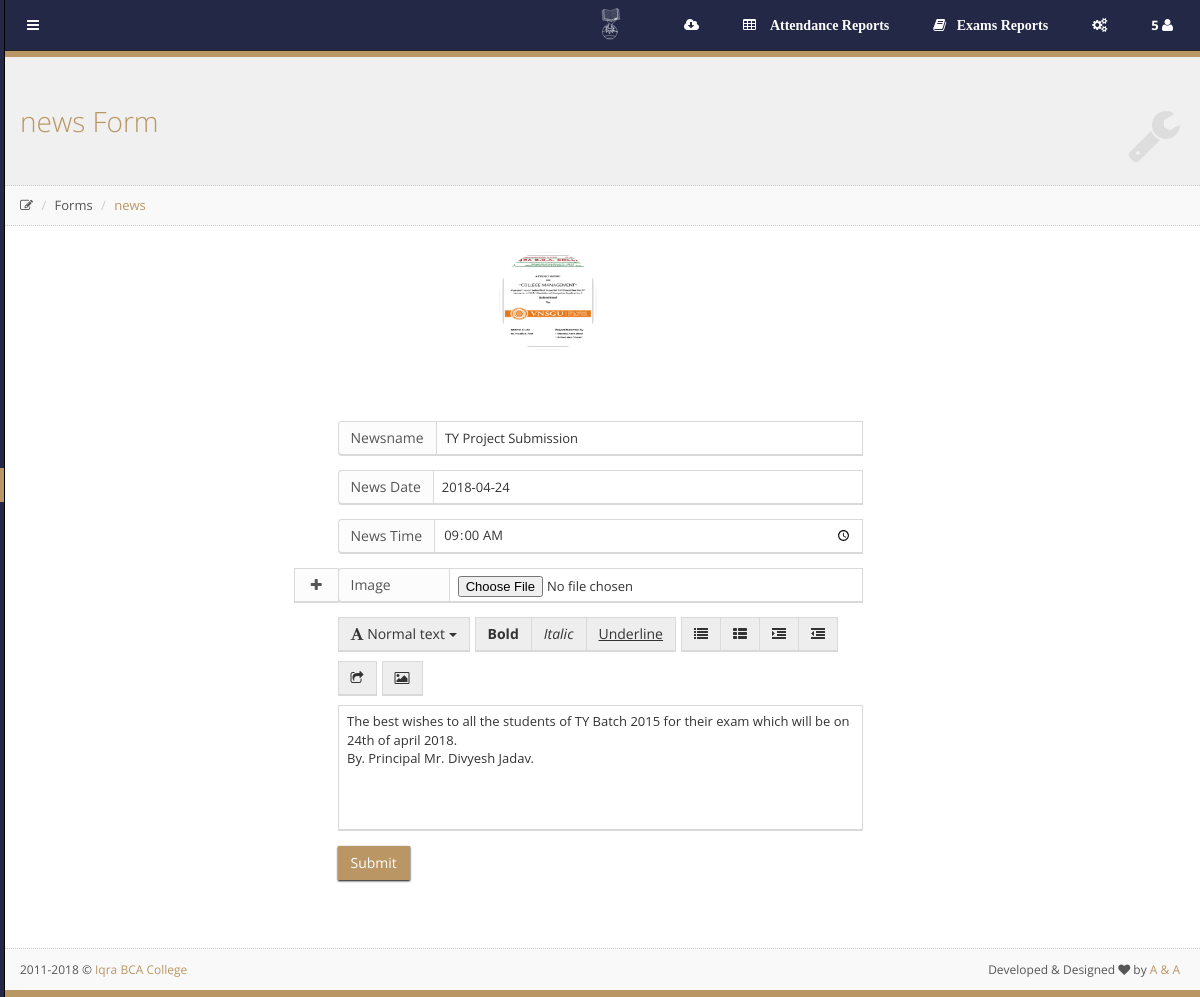
The page /admin/news_form.php?eid=3 (signed in) on the database its author committed.
### tables this page shows
CREATE TABLE `news_tbl` (
  `nid` int(11) NOT NULL AUTO_INCREMENT,
  `name` varchar(50) NOT NULL,
  `ndate` date NOT NULL,
  `ntime` time NOT NULL,
  `photo` text NOT NULL,
  `description` text NOT NULL,
  `enabled` varchar(1) NOT NULL,
  PRIMARY KEY (`nid`)
);

### admin/news_form.php (the view, shortened to what this page needs)
<?php include("DatabaseFiles/cn.php");
$table="news_tbl";
$pk="nid";
include("page_content/frmheader.php");
	if(isset($_REQUEST["eid"]))	{
		$r=mysql_fetch_object(mysql_query("select * from $table where $pk=".$_REQUEST["eid"]));
		$name=$r->name;
		$ndate=$r->ndate;
        $ntime=$r->ntime;
		$file1=$r->photo;
	}
?>
<form method="post" id="form1" enctype="multipart/form-data">
<div class="container">
    <div class="row">
        <div class="col-md-12 text-center">
           <?php
                if(isset($_REQUEST["eid"]))	{
                    $img = explode(',',$file1);
                    for($i=0;$i<count($img)-1;$i++)
                    {?>
                      <img class="img<?=$i?>" src="../faculty/uploadimage/<?= $img[$i]?>" width="100px" height="100px" style="border-radius:50%;" >
              <?php }
                }
            ?>
        </div>
    </div>
</div>
	<div class="row gutter30">
		<div class="col-sm-6 col-sm-offset-3">
			<div class="block" style="border: none;box-shadow: none;margin:50px 0">
					<div class="form-group">
						<div class="input-group">
							<span class="input-group-addon">Newsname</span>
							<input type="text" value="<?= $name; ?>" id="example-username" name="name" class="form-control" placeholder="News Name" data-bvalidator="required">
						</div>
					</div>
					<div class="form-group">
						<div class="input-group">
							<span class="input-group-addon">News Date</span>
							<input type="text" id="example-datepicker" name="ndate" class="form-control input-datepicker" data-date-format="yyyy-mm-dd" placeholder="YYYY-MM-DD" value="<?= $ndate; ?>" data-bvalidator="required">
						</div>
					</div>
					<div class="form-group">
						<div class="input-group">
							<span class="input-group-addon">News Time</span>
							<input type="time" value="<?= $ntime; ?>" id="example-password" name="ntime" class="form-control" placeholder="Time" data-time-format="hh:mm AM" data-bvalidator="required">
						</div>
					</div>
					<div class="form-group">
						<div class="input-group">
							<span class="input-group-addon" style="padding-right: 58px;">Image </span>
							<input type="file" id="example-email" <?php if(!isset($_REQUEST['eid'])){ echo "data-bvalidator='required'"; } ?> name="file1[]" data-toggle="file" class="form-control" placeholder="Photo">
							<span data-toggle="tooltip" title="Add More Images" class="input-group-addon icn icn1 toggle-file icon-plus"></span>
						</div>
					</div>
                    <div class="form-group">
						<div class="input-group">
						</div>
					</div>
					<div class="form-group">
						<input type="submit" name="sbtn" class="btn btn-primary">
					</div>
			</div>
		</div>
	</div>
	</form>
</div>
<?php include("page_content/frmfooter.php");?>

### admin/css/main-1.03.css (style rules this page uses)
body { font-family:"Open Sans","Helvetica Neue",Helvetica,Arial,sans-serif;color:#555;font-size:13px;background:#454545 url(../img/template/bg.png) top left repeat }
.block { margin:0 0 20px;padding:20px 20px 1px;background-color:#fff }
.block .block { border:1px solid #d9d9d9;-webkit-box-shadow:0 1px #d9d9d9;box-shadow:0 1px #d9d9d9 }
input[type=file] { padding-top:7px }
.form-control { font-size:13px;padding:6px 8px;color:#333;border-color:#d9d9d9;border-radius:0!important;box-shadow:0 1px 0 #d9d9d9;box-shadow:0 1px 0 #d9d9d9 }
.input-group-addon { min-width:45px;text-align:center;background-color:#fcfcfc;border-color:#d9d9d9;box-shadow:0 1px 0 #d9d9d9;box-shadow:0 1px 0 #d9d9d9 }
input[type=text].form-control,input[type=password].form-control,input[type=email].form-control,textarea.form-control { -webkit-appearance:none }
.btn { margin:1px 0;border-radius:0!important }
.btn-primary,.btn-primary:hover,.btn-primary:focus,.btn-primary:active,.btn-primary.active,.open .dropdown-toggle.btn-primary,.btn-primary.disabled,.btn-primary[disabled],fieldset[disabled] .btn-primary,.btn-primary.disabled:hover,.btn-primary[disabled]:hover,fieldset[disabled] .btn-primary:hover,.btn-primary.disabled:focus,.btn-primary[disabled]:focus,fieldset[disabled] .btn-primary:focus,.btn-primary.disabled:active,.btn-primary[disabled]:active,fieldset[disabled] .btn-primary:active,.btn-primary.disabled.active,.btn-primary[disabled].active,fieldset[disabled] .btn-primary.active { background-color:#B99663;border-color:#b99663;-webkit-box-shadow:0 1px 2px black;box-shadow:0 1px 2px black }
.row { margin-right:-5px;margin-left:-5px }
.col-xs-1,.col-xs-2,.col-xs-3,.col-xs-4,.col-xs-5,.col-xs-6,.col-xs-7,.col-xs-8,.col-xs-9,.col-xs-10,.col-xs-11,.col-xs-12,.col-sm-1,.col-sm-2,.col-sm-3,.col-sm-4,.col-sm-5,.col-sm-6,.col-sm-7,.col-sm-8,.col-sm-9,.col-sm-10,.col-sm-11,.col-sm-12,.col-md-1,.col-md-2,.col-md-3,.col-md-4,.col-md-5,.col-md-6,.col-md-7,.col-md-8,.col-md-9,.col-md-10,.col-md-11,.col-md-12,.col-lg-1,.col-lg-2,.col-lg-3,.col-lg-4,.col-lg-5,.col-lg-6,.col-lg-7,.col-lg-8,.col-lg-9,.col-lg-10,.col-lg-11,.col-lg-12 { padding-right:5px;padding-left:5px }
.row.gutter30 { margin-right:-15px;margin-left:-15px }
.gutter30>.col-xs-1,.gutter30>.col-xs-2,.gutter30>.col-xs-3,.gutter30>.col-xs-4,.gutter30>.col-xs-5,.gutter30>.col-xs-6,.gutter30>.col-xs-7,.gutter30>.col-xs-8,.gutter30>.col-xs-9,.gutter30>.col-xs-10,.gutter30>.col-xs-11,.gutter30>.col-xs-12,.gutter30>.col-sm-1,.gutter30>.col-sm-2,.gutter30>.col-sm-3,.gutter30>.col-sm-4,.gutter30>.col-sm-5,.gutter30>.col-sm-6,.gutter30>.col-sm-7,.gutter30>.col-sm-8,.gutter30>.col-sm-9,.gutter30>.col-sm-10,.gutter30>.col-sm-11,.gutter30>.col-sm-12,.gutter30>.col-md-1,.gutter30>.col-md-2,.gutter30>.col-md-3,.gutter30>.col-md-4,.gutter30>.col-md-5,.gutter30>.col-md-6,.gutter30>.col-md-7,.gutter30>.col-md-8,.gutter30>.col-md-9,.gutter30>.col-md-10,.gutter30>.col-md-11,.gutter30>.col-md-12,.gutter30>.col-lg-1,.gutter30>.col-lg-2,.gutter30>.col-lg-3,.gutter30>.col-lg-4,.gutter30>.col-lg-5,.gutter30>.col-lg-6,.gutter30>.col-lg-7,.gutter30>.col-lg-8,.gutter30>.col-lg-9,.gutter30>.col-lg-10,.gutter30>.col-lg-11,.gutter30>.col-lg-12 { padding-right:15px;padding-left:15px }

### admin/news_form.php (style rules this page uses)
.icn { float: left; margin-left: -155px; margin-top: -34px; background-color: #FCFCFC; border:1px solid #D9D9D9; padding: 9px 6px 9px 6px; position: relative; z-index: 1; cursor:pointer; }

### rows shown on the page
news_tbl: name "TY Project Submission", ndate "2018-04-24", ntime "09:00:00"

### other values the page prints
$nm "news"
